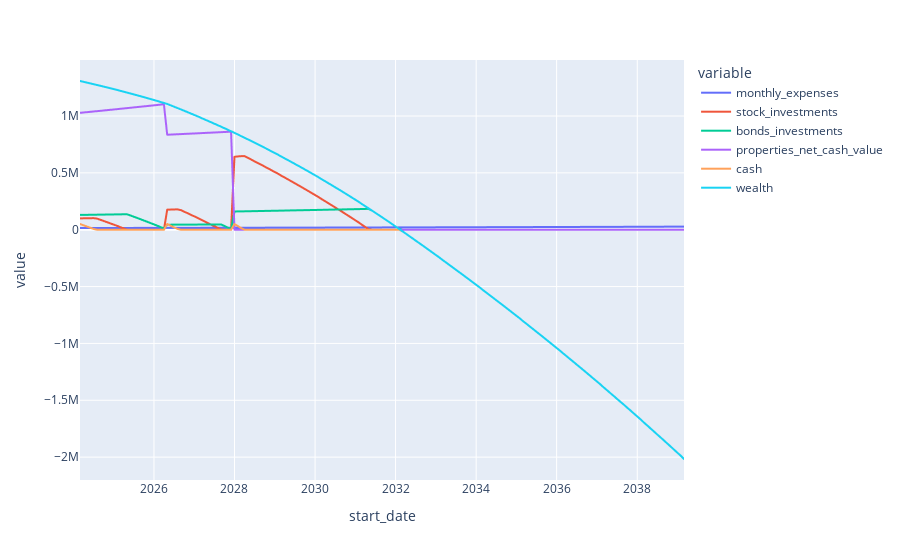

Source (notebook cell):
### Code cell
fig = px.line(df, 
              x='start_date', 
              y=[
                  'monthly_expenses' ,
                  'stock_investments', 
                  'bonds_investments', 
                  'properties_net_cash_value', 
                  'cash', 
                  'wealth'])

fig

### Figure 1 — Plotly figure (JSON) as saved in the notebook; plotly's stock layout.template omitted (floating-point values rounded to 4 significant figures; data arrays with more than 128 entries replaced by an {"elided": "..."} marker saying what was removed)
{"data": [{"hovertemplate": "variable=monthly_expenses<br>start_date=%{x}<br>value=%{y}<extra></extra>", "legendgroup": "monthly_expenses", "line": {"color": "#636efa", "dash": "solid"}, "marker": {"symbol": "circle"}, "mode": "lines", "name": "monthly_expenses", "showlegend": true, "type": "scattergl", "x": {"elided": "181 str values"}, "xaxis": "x", "y": {"elided": "181 float values"}, "yaxis": "y"}, {"hovertemplate": "variable=stock_investments<br>start_date=%{x}<br>value=%{y}<extra></extra>", "legendgroup": "stock_investments", "line": {"color": "#EF553B", "dash": "solid"}, "marker": {"symbol": "circle"}, "mode": "lines", "name": "stock_investments", "showlegend": true, "type": "scattergl", "x": {"elided": "181 str values"}, "xaxis": "x", "y": {"elided": "181 float values"}, "yaxis": "y"}, {"hovertemplate": "variable=bonds_investments<br>start_date=%{x}<br>value=%{y}<extra></extra>", "legendgroup": "bonds_investments", "line": {"color": "#00cc96", "dash": "solid"}, "marker": {"symbol": "circle"}, "mode": "lines", "name": "bonds_investments", "showlegend": true, "type": "scattergl", "x": {"elided": "181 str values"}, "xaxis": "x", "y": {"elided": "181 float values"}, "yaxis": "y"}, {"hovertemplate": "variable=properties_net_cash_value<br>start_date=%{x}<br>value=%{y}<extra></extra>", "legendgroup": "properties_net_cash_value", "line": {"color": "#ab63fa", "dash": "solid"}, "marker": {"symbol": "circle"}, "mode": "lines", "name": "properties_net_cash_value", "showlegend": true, "type": "scattergl", "x": {"elided": "181 str values"}, "xaxis": "x", "y": {"elided": "181 float values"}, "yaxis": "y"}, {"hovertemplate": "variable=cash<br>start_date=%{x}<br>value=%{y}<extra></extra>", "legendgroup": "cash", "line": {"color": "#FFA15A", "dash": "solid"}, "marker": {"symbol": "circle"}, "mode": "lines", "name": "cash", "showlegend": true, "type": "scattergl", "x": {"elided": "181 str values"}, "xaxis": "x", "y": {"elided": "181 float values"}, "yaxis": "y"}, {"hovertemplate": "variable=wealth<br>start_date=%{x}<br>value=%{y}<extra></extra>", "legendgroup": "wealth", "line": {"color": "#19d3f3", "dash": "solid"}, "marker": {"symbol": "circle"}, "mode": "lines", "name": "wealth", "showlegend": true, "type": "scattergl", "x": {"elided": "181 str values"}, "xaxis": "x", "y": {"elided": "181 float values"}, "yaxis": "y"}], "layout": {"legend": {"title": {"text": "variable"}, "tracegroupgap": 0}, "margin": {"t": 60}, "xaxis": {"anchor": "y", "domain": [0, 1], "title": {"text": "start_date"}}, "yaxis": {"anchor": "x", "domain": [0, 1], "title": {"text": "value"}}}}
